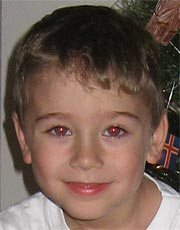
#> input picture Static/2.jpg, 180 x 230 px, found by its file name
$ python opencv_sandbox.py
#> lines starting #> are read from the running program, lines starting #| are printed output that depends on the picture; after the words box and inside, x2 and y2 are one past the last pixel; in counts of white or black regions, pixels touching at a corner belong together
import cv2
import sys
# Load the Haar cascades
face_cascade = cv2.CascadeClassifier('/home/nguyda/Documents/insight/Insight_Project_Framework/Insight_Project_Framework/haarcascade_frontalface_default.xml')
eyes_cascade = cv2.CascadeClassifier('/home/nguyda/Documents/insight/Insight_Project_Framework/Insight_Project_Framework/haarcascade_eye.xml')

# Define function that will do detection
def detect(gray, frame):
    """ Input = image
        Output = Image with rectangle detection boxes
    """
    # Now get the tuples that detect the faces using the above cascade
    kernel_size = 1.3
    num_neighbors = 5
    # kernel_size is the size of the image reduced when applying the detection
    # num_neighbors is the num of neighbors after which we accept that is a face
    faces = face_cascade.detectMultiScale(gray, kernel_size, num_neighbors)

    # faces are the tuples of the 4 numbers
    # x,y => upperleft corner coordinates of face
    # width(w) of rectangle in the face
    # height(h) of rectangle in the face

    # Now iterate over the faces and detect eyes
    for (x, y, w, h) in faces:
        cv2.rectangle(frame, (x, y), (x + w, y + h), (255, 0, 0), 2)
        # Arguements => image, top-left coordinates, bottomright coordinates, color, rectangle border thickness

        # we now need two region of interests(ROI) grey and color for eyes one to detect and another to draw rectangle
        roi_gray = gray[y:y + h, x:x + w]
        roi_color = frame[y:y + h, x:x + w]
        # Detect eyes now
        eyes = eyes_cascade.detectMultiScale(roi_gray, 1.1, 3)
        # Now draw rectangle over the eyes
        for (ex, ey, ew, eh) in eyes:
            cv2.rectangle(roi_color, (ex, ey), (ex + ew, ey + eh), (0, 255, 0), 2)


    return frame
filepath = r'/home/nguyda/Documents/insight/Insight_Project_Framework/data/raw/2.jpg'
img = cv2.imread(filepath)
#> img is the input picture: shape (230, 180, 3); mean B, G, R 82.2, 92.9, 115.5
cv2.imshow("before", img)
gray = cv2.cvtColor(img, cv2.COLOR_BGR2GRAY)
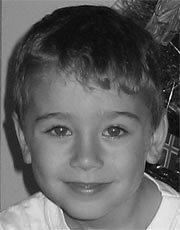
#> gray: shape (230, 180); min 0, max 254, mean 98.5
# Call the detect function with grey image and colored frame
canvas = detect(gray, img)
#> in detect, `faces = face_cascade.detectMultiScale(gray, kernel_size, num_neighbors)`: faces = [[18, 81, 138, 138]]
#> the loop in detect, `for (x, y, w, h) in faces:` made 1 pass
#> (x, y, w, h, eyes) on pass 1: (18, 81, 138, 138, [[24, 33, 33, 33], [76, 32, 38, 38]])
#> pass 1, in detect, `roi_gray = gray[y:y + h, x:x + w]`:
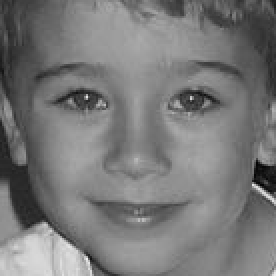
#> roi_gray: shape (138, 138) (shown 2 times larger); min 3, max 239, mean 120.8
#> pass 1, in detect, `roi_color = frame[y:y + h, x:x + w]`:
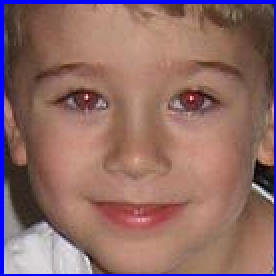
#> roi_color: shape (138, 138, 3) (shown 2 times larger); mean B, G, R 104.2, 107.2, 143.2
#> after the loop in detect, `for (x, y, w, h) in faces:`:
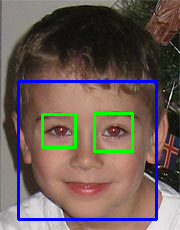
#> frame: shape (230, 180, 3); mean B, G, R 86.8, 91.8, 107.3
#> after the loop in detect, `for (x, y, w, h) in faces:`:
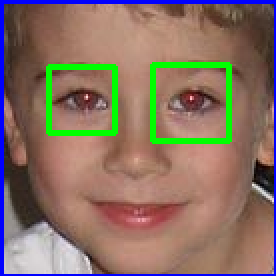
#> roi_color: shape (138, 138, 3) (shown 2 times larger); 4.43% of pixels changed, all inside (x1, y1, x2, y2) = (23, 31, 116, 72)
# Show the image in the screen
cv2.imshow("img", img)
cv2.waitKey(0)
cv2.imshow("canvas", canvas)

cv2.waitKey(0)
if input("are you sure? (y/n)") != "y":
#> the answer given: y
    exit()

$ run again, with Static/038.jpg copied over Static/2.jpg
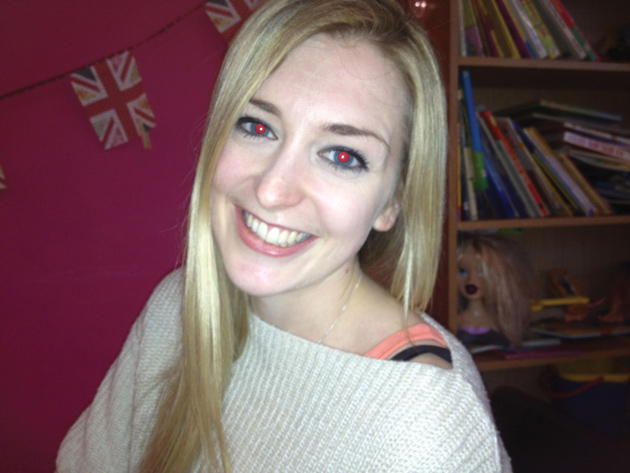
#> input picture Static/038.jpg, 630 x 473 px, found by its file name
#> img is the input picture: shape (473, 630, 3); mean B, G, R 96, 94.4, 120.1
#> `gray = cv2.cvtColor(img, cv2.COLOR_BGR2GRAY)`:
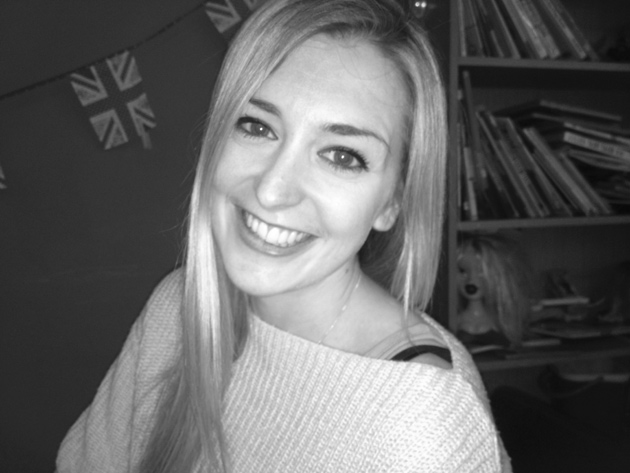
#> gray: shape (473, 630); min 8, max 255, mean 102.2
#> faces = [[170, 43, 263, 263]]
#> the loop in detect, `for (x, y, w, h) in faces:` made 1 pass
#> (x, y, w, h, eyes) on pass 1: (170, 43, 263, 263, [[145, 87, 54, 54], [58, 59, 51, 51]])
#> after the loop in detect, `for (x, y, w, h) in faces:`:
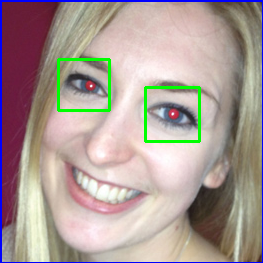
#> roi_color: shape (263, 263, 3); mean B, G, R 150.5, 155.4, 170.5

$ run again, with Static/1.jpg copied over Static/2.jpg
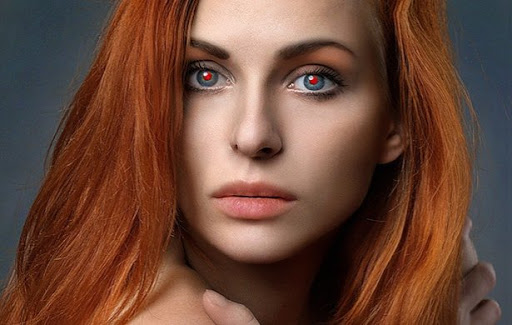
#> input picture Static/1.jpg, 512 x 325 px, found by its file name
#> img is the input picture: shape (325, 512, 3); mean B, G, R 56.6, 71.6, 107.9
#> `gray = cv2.cvtColor(img, cv2.COLOR_BGR2GRAY)`:
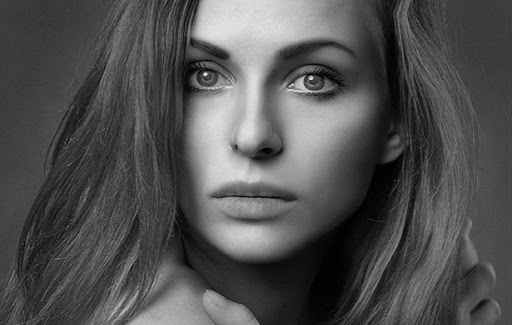
#> gray: shape (325, 512); min 0, max 254, mean 80.8
#> faces = [[161, 7, 190, 190]]
#> the loop in detect, `for (x, y, w, h) in faces:` made 1 pass
#> (x, y, w, h, eyes) on pass 1: (161, 7, 190, 190, [[117, 41, 63, 63], [16, 40, 56, 56]])
#> after the loop in detect, `for (x, y, w, h) in faces:`:
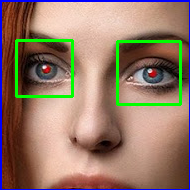
#> roi_color: shape (190, 190, 3); mean B, G, R 104.3, 121.6, 148

$ run again, with Static/blue.jpg copied over Static/2.jpg
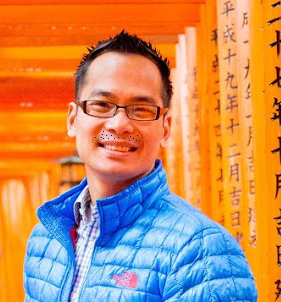
#> input picture Static/blue.jpg, 281 x 302 px, found by its file name
#> img is the input picture: shape (302, 281, 3); mean B, G, R 96.4, 140.3, 198
#> `gray = cv2.cvtColor(img, cv2.COLOR_BGR2GRAY)`:
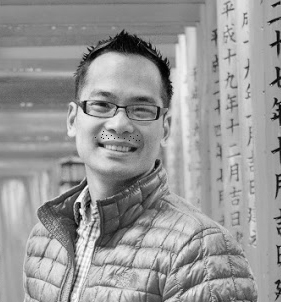
#> gray: shape (302, 281); min 0, max 254, mean 152.5
#> faces = [[62, 59, 126, 126]]
#> the loop in detect, `for (x, y, w, h) in faces:` made 1 pass
#> pass 1, in detect, `roi_color = frame[y:y + h, x:x + w]`:
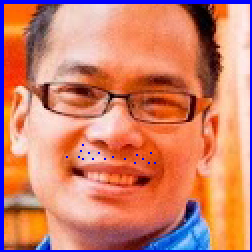
#> roi_color: shape (126, 126, 3) (shown 2 times larger); mean B, G, R 107.9, 127.4, 205.3
